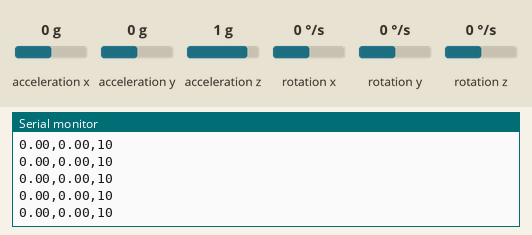
Simulated run of this sketch. Board: Arduino Uno, built with avr-gcc and run on an emulated ATmega328P. On the bench: the last lines printed to the serial monitor. Inputs (shaded band) come from the test bench; at power-on: acceleration z 1 g, acceleration x 0 g, acceleration y 0 g, rotation x 0 °/s, rotation y 0 °/s, rotation z 0 °/s.

Above: at 1.2 s.
1.3 s: acceleration z set to 0 g
At 1.34 s:
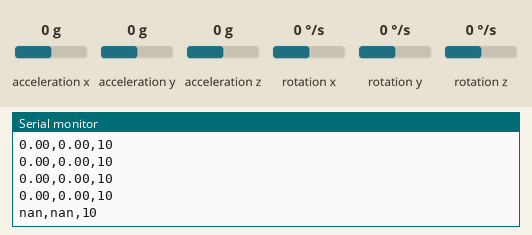
3.2 s: acceleration x set to -1.4 g
At 3.27 s:
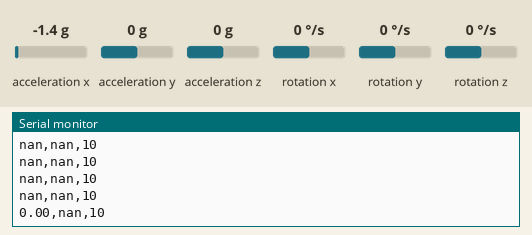
5.1 s: acceleration y set to -1.4 g
At 5.11 s:
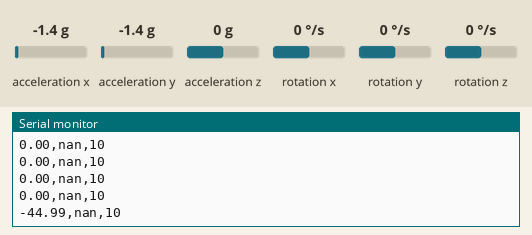
6.6 s: acceleration y set to 0 g
At 6.64 s:
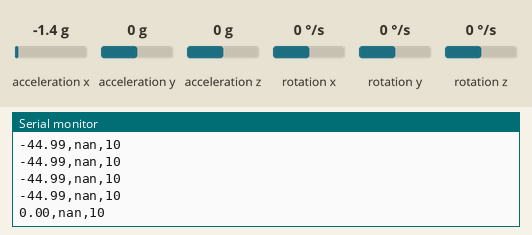

Measured:
- after the input at 1.3 s, the serial monitor: prints a new line at once (image 1)
- after the input at 3.2 s, the serial monitor: prints a new line after 0.07 s (image 2)
- after the input at 5.1 s, the serial monitor: prints a new line at once (image 3)

The sketch:

IMU_Kalman.ino
```cpp
#include <LSM6DS3.h>
#include <Wire.h>


float SpeedRoll, SpeedPitch, SpeedYaw; //rotational speed around X,Y and Z axis respectively
float AccX, AccY, AccZ; // accelaration in X Y and  Z directions
float AngleRoll, AnglePitch, AngleYaw; // rotational angle around X, Y, Z axis respectively in degrees
float GainRollAngle = 0, GainPitchAngle = 0;// Kalman gain
float FilteredAngleRoll = 0, FilteredAnglePitch = 0;
float CovarianceRoll = 4, CovariancePitch = 4;
float KalmanOutput =0, KalmanOutputCovariance = 0;


uint32_t Timer;
//Create a instance of class LSM6DS3
LSM6DS3 myIMU(I2C_MODE, 0x6A);    //I2C device address 0x6A
/*float aX, aY, aZ, gX, gY, gZ;
const float accelerationThreshold = 2.5; // threshold of significant in G's
const int numSamples = 119;
int samplesRead = numSamples;
*/

void readacc()
{
  AccX = myIMU.readFloatAccelX();
  AccY = myIMU.readFloatAccelY();
  AccZ = myIMU.readFloatAccelZ();
}

void readgyro()
{
  SpeedRoll = myIMU.readFloatGyroX();
  SpeedPitch = myIMU.readFloatGyroY();
  SpeedYaw = myIMU.readFloatGyroZ();
}

void angles()
{
  AngleRoll = atan(AccY/(sqrt(AccX*AccX+AccZ*AccZ)))*1/(3.142/180);
  AnglePitch = -atan(AccX/(sqrt(AccY*AccY+AccZ*AccZ)))*1/(3.142/180);
}

void Kalman(float State, float Covariance, float SpeedRoll, float accangle)
{
  float Gain;
  State = State + 0.104*SpeedRoll; //initial prediction of state (current rotational angle), 0.104- time for one itteration
  Covariance = Covariance + 0.104*0.104*4*4; //Covarianceainty of prediction, 4 - stdev on gyro, 0.104- time for one itteration
  Gain = (Covariance*1)/(1*Covariance + 3*3); // Kalman gain, 3- assumed st deviation on accel
  State = State + Gain*(accangle - State); //Update prediction
  Covariance = (1 - Gain)*Covariance;//update Covariance

  KalmanOutput=State; //output
  KalmanOutputCovariance=Covariance;//outtput
}


void setup() {
  // put your setup code here, to run once:
  Serial.begin(9600);
  while (!Serial);
  //Call .begin() to configure the IMUs
  if (myIMU.begin() != 0) {
    Serial.println("Device error");
  } else {
    Serial.println("OK");
  }
}


void loop()
{
  while(1)
  {
    readgyro();
    readacc();
    angles();
    Kalman(FilteredAngleRoll, CovarianceRoll, SpeedRoll, AngleRoll);
    FilteredAngleRoll = KalmanOutput;
    CovarianceRoll = KalmanOutputCovariance;
    Kalman(FilteredAnglePitch, CovariancePitch, SpeedPitch, AnglePitch);
    FilteredAnglePitch = KalmanOutput;
    CovariancePitch = KalmanOutputCovariance;
    GainRollAngle = GainRollAngle + 0.104 * SpeedRoll;
   // Serial.print(AccX);
   // Serial.print(",");
   // Serial.print(AccY);
   // Serial.print(",");
   // Serial.print(AccZ);
   // Serial.print(",");
   // Serial.println(SpeedRoll);
   // Serial.print(",");
   // Serial.print(SpeedPitch);
   // Serial.print(",");
   // Serial.print(SpeedYaw);
    Serial.print(AngleRoll);
    Serial.print(",");
    //Serial.print(GainRollAngle);
    //Serial.print(",");
    Serial.print(FilteredAngleRoll);
    //Serial.println(AnglePitch);
    Serial.print(",");
    Serial.println(10);
    delay(100);
  }
}
```
